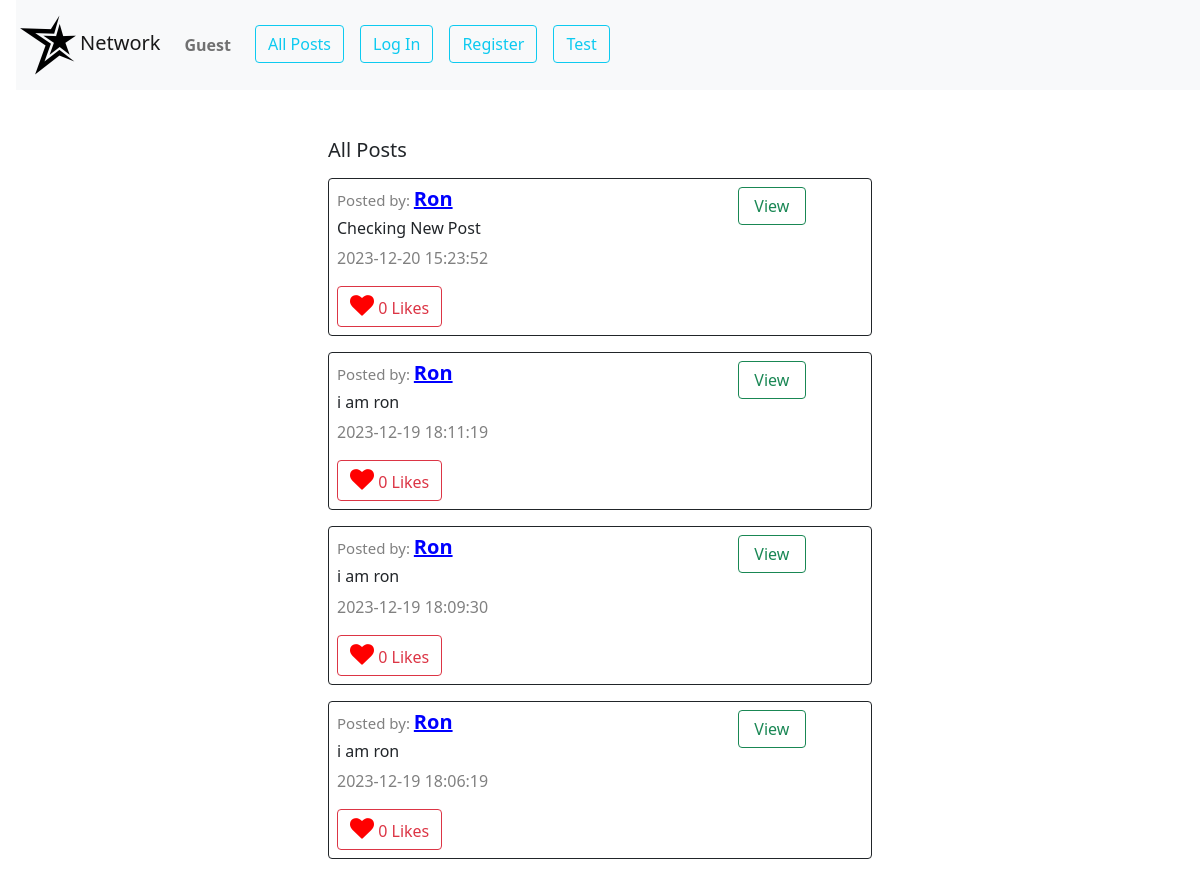
Before: / with the older database file.
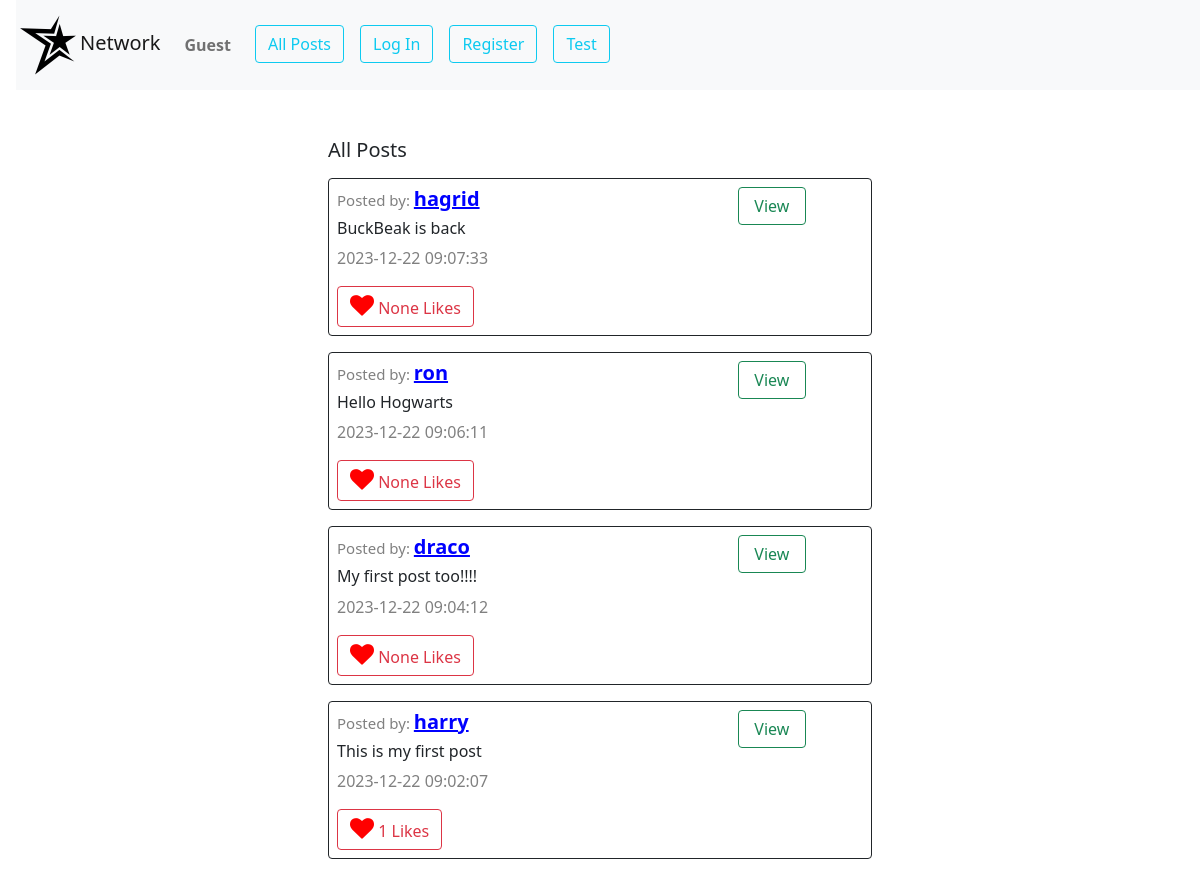
After: the same page with the newer database file.
### app.py (models this page shows, shortened)
class Posts(db.Model):
    __tablename__ = "posts"
    id = db.Column(db.Integer, primary_key=True)
    content = db.Column(db.String(150), nullable=False)
    created_at = db.Column(db.DateTime(timezone=True), server_default=db.func.current_timestamp())
    person_id = db.Column(db.Integer, db.ForeignKey('users.id'),nullable=False)
    likes=db.Column(db.Integer,default=0)

class Users(db.Model):
    __tablename__ = "users"
    id = db.Column(db.Integer, primary_key=True)
    username = db.Column(db.String(80), unique=True, nullable=False)
    hash = db.Column(db.String(200),nullable=False)
    email = db.Column(db.String(120), unique=True, nullable=False)
    first_name=db.Column(db.String(80), nullable=True)
    last_name=db.Column(db.String(80), nullable=True)
    profile_pic_addr=db.Column(db.String(200), nullable=True)
    user_posts=db.relationship('Posts',backref='owner',lazy='dynamic')
    followers = db.relationship('Users',
                                secondary = follow,
                                primaryjoin = (follow.c.following_id == id),
                                secondaryjoin = (follow.c.follower_id == id),
                                backref = 'following'
                                )

### app.py (the view, shortened to what this page needs)
@app.route("/", methods=["GET", "POST"])
def index():
    posts=Posts.query.order_by(Posts.created_at.desc()).all()
    user_id=session.get("user_id")
    if user_id:
        current_user=Users.query.filter_by(id=user_id).first()
    else:
        current_user=None
    return render_template("index.html",posts=posts,current_user=current_user)

### app.py (called while the page is built)
@app.after_request
def after_request(response):
    response.headers["Cache-Control"] = "no-cache, no-store, must-revalidate"
    response.headers["Expires"] = 0
    response.headers["Pragma"] = "no-cache"
    return response

### templates/index.html (shortened to what this page needs)
{% extends "layout.html" %} {% block body %}
<div id="index_div">
	<div id="post-view" class="container-fluid py-5 w-50">
		<h5 class="ms-3">All Posts</h5>
		{% for item in posts%}
		<div id="display_div_{{item.id}}" class="border border-dark m-3 p-2 rounded">
			<div class="row">
				<div class="col-9">
					<h5>
						<span style="color: grey; font-size: 15px">Posted by: </span
						><a
							style="font-weight: bold; color: blue"
							href="/profile/{{item.owner.id}}"
							>{{item.owner.username}}</a
						>
					</h5>
					<div id="index_content_div_{{item.id}}"><h6  class="mt-2">{{item.content}}</h6></div>
					<p><span style="color: grey">{{item.created_at}}</span></p>
					<button class="btn btn-outline-danger">
						<i style="font-size: 24px; color: red" class="fa">&#xf004;</i>
						{{item.likes}} Likes
					</button>
				</div>
				<div class="col-2 ">
					<div class="row">
						<button data-post_id="{{item.id}}" id="index_view_btn_{{item.id}}" class="btn btn-outline-success mb-1 w-75 view_btn">View</button>
					</div>
				</div>
			</div>
		</div>
		  {%endfor%}
	</div>
</div>
{% endblock %}

### templates/layout.html (shortened to what this page needs)
<!DOCTYPE html>
<html lang="en">
	<head>
		<link href="/static/styles.css" rel="stylesheet" />
		<link
			href="https://cdn.jsdelivr.net/npm/bootstrap@5.0.2/dist/css/bootstrap.min.css"
			rel="stylesheet"
 />
		<link
			rel="stylesheet"
			href="https://cdnjs.cloudflare.com/ajax/libs/font-awesome/4.7.0/css/font-awesome.min.css" />
	</head>
	<body>
		<nav class="navbar navbar-expand-lg navbar-light bg-light ms-3">
			<a class="navbar-brand" id="network" href="/"
				><img src="/static/favicon.ico" alt="" />Network</a
			>
			<div>
				<ul class="navbar-nav mr-auto">
					<li class="nav-item">
						{% if current_user %}
						<a class="nav-link me-3" id="username" href="/profile/{{current_user.id}}"
							><strong>{{current_user.username}}</strong></a
						>
						{%else%}
						<a class="nav-link me-3" id="username"><strong>Guest</strong></a>
						{%endif%}
					</li>
					<li class="nav-item">
						<a class="btn btn-outline-info me-3" href="/" id="allpost"
							>All Posts</a
						>
					</li>
					{% if current_user %}
					<li class="nav-item">
						<a class="btn btn-outline-info me-3" href="/following" id="follow"
							>Following</a
						>
					</li>
					<li class="nav-item" id="newpost">
						<a class="btn btn-outline-info me-3" href="/newpost" id="newpost"
							>New Post</a
						>
					</li>
					<li class="nav-item">
						<a class="btn btn-outline-info me-3" href="/logout">Log Out</a>
					</li>
					{%else%}
					<li class="nav-item">
						<a class="btn btn-outline-info me-3" href="/login">Log In</a>
					</li>
					<li class="nav-item">
						<a class="btn btn-outline-info me-3" href="/register">Register</a>
					</li>
					{%endif%}
					<li class="nav-item">
						<a class="btn btn-outline-info me-3" href="/test">Test</a>
					</li>
				</ul>
			</div>
		</nav>
		<div class="body">
			 {% block body %} {% endblock %}
		</div>
	</body>
</html>

Changed rows visible on the page:
removed Posts: owner.username "Ron", content "Checking New Post", created_at "2023-12-20 15:23:52", likes "0"
removed Posts: owner.username "Ron", content "i am ron", created_at "2023-12-19 18:11:19", likes "0"
removed Posts: owner.username "Ron", content "i am ron", created_at "2023-12-19 18:09:30", likes "0"
removed Posts: owner.username "Ron", content "i am ron", created_at "2023-12-19 18:06:19", likes "0"
added Posts: owner.username "hagrid", content "BuckBeak is back", created_at "2023-12-22 09:07:33", likes "None"
added Posts: owner.username "ron", content "Hello Hogwarts", created_at "2023-12-22 09:06:11", likes "None"
added Posts: owner.username "draco", content "My first post too!!!!", created_at "2023-12-22 09:04:12", likes "None"
added Posts: owner.username "harry", content "This is my first post", created_at "2023-12-22 09:02:07", likes "1"
